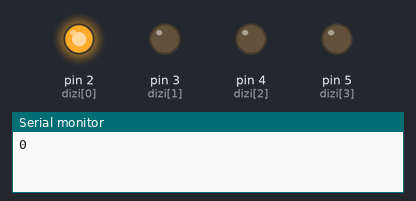
A sketch run on a simulated Arduino Uno, built with avr-gcc and run on an emulated ATmega328P. On the bench: output pins drawn as LEDs (lit = HIGH), the last lines printed to the serial monitor. At 30.9 s the program stops and its outputs stay as they are.

Above: at 0.15 s.
At 1.05 s:
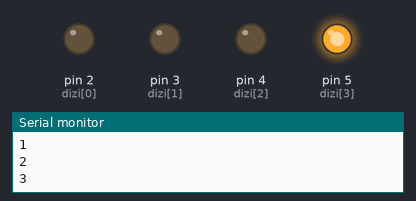
At 1.35 s:
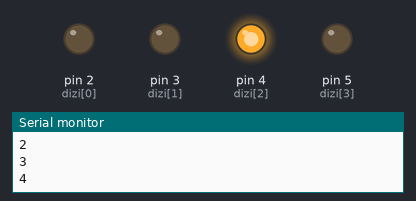
At 3.45 s:
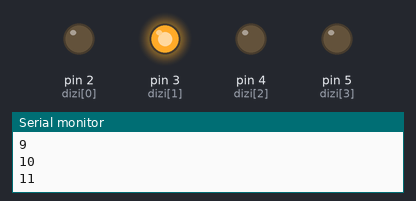
Timing chart, 0 to 4.1 s (numbered marks = the images above):
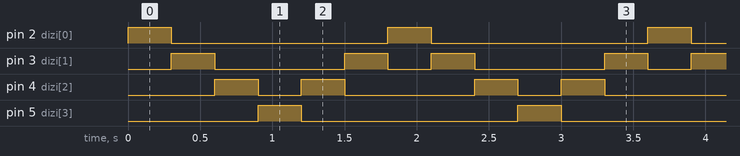

The sketch:

ardunio-led-kara-simsek.ino
```cpp
int dizi[]={2,3,4,5};
int a=0,b;

void setup() {
  Serial.begin(9600);
  pinMode(2,OUTPUT);
  pinMode(3,OUTPUT);
  pinMode(4,OUTPUT);
  pinMode(5,OUTPUT);
}

void loop() {
  //100.seferde dursun

  for(int i=0;i<4;i++){
    if(b==dizi[i]) continue;
    Serial.println(a);
    digitalWrite(dizi[i],HIGH);
    delay(300);   //beklesin az
    a++;
    digitalWrite(dizi[i],LOW);
    b=dizi[i];
  }
  for(int i=3;i>=0;i--){
    if(b==dizi[i]) continue;  //yakti sondurdu bekleme olmadigi icin direkt tekrar yakti bunu boylece onledik
    Serial.println(a);
    digitalWrite(dizi[i],HIGH);
    delay(300);   //beklesin az
    a++;
    digitalWrite(dizi[i],LOW);
    b=dizi[i];
  }
  if(a>100) exit(0);
}
```

Measured:
- by itself, pin 2 (dizi[0]), pin 5 (dizi[3]): alternates HIGH for 0.30 s and LOW for 1.5 s
- by itself, pin 3 (dizi[1]): repeats every 1.8 s: LOW 0.90 s, HIGH 0.30 s, LOW 0.30 s, HIGH 0.30 s
- by itself, pin 4 (dizi[2]): repeats every 1.8 s: LOW 0.30 s, HIGH 0.30 s, LOW 0.90 s, HIGH 0.30 s
